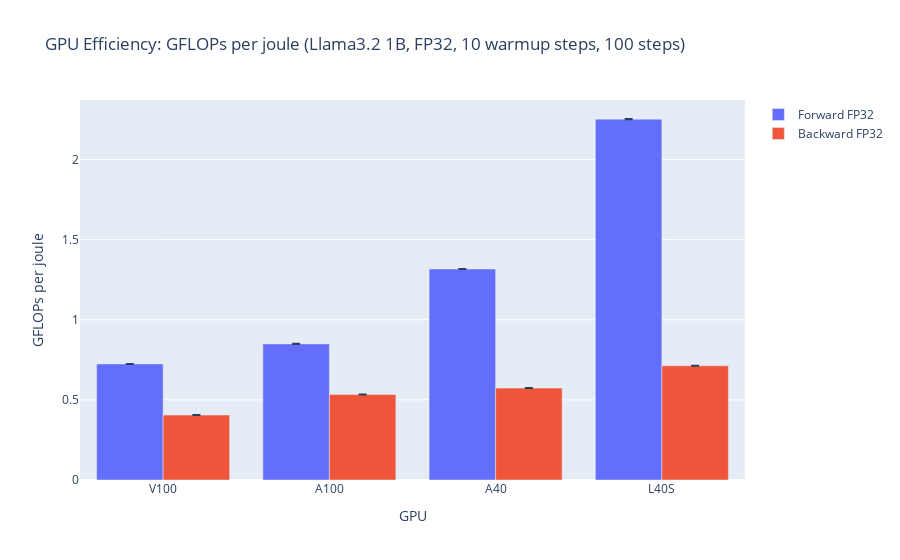

Notebook code for this chart:
### Markdown cell above
# Efficiency (GFLOPs/Joule)

### Code cell
# FP32 plot
files_fp32 = {
    "V100": "results/baseline_v100_fp32_llama3.2_1b_energy_results.jsonl",
    "A100": "results/baseline_a100-80g_fp32_llama3.2_1b_energy_results.jsonl",
    "A40":  "results/baseline_a40_fp32_llama3.2_1b_energy_results.jsonl",
    "L40S": "results/baseline_l40_fp32_llama3.2_1b_energy_results.jsonl"
}

gpus, fp32_forward, fp32_backward, fp32_fwd_err, fp32_bwd_err = get_flops_per_joule(files_fp32)
fp32_forward = [x / 1e9 for x in fp32_forward]
fp32_backward = [x / 1e9 for x in fp32_backward]
fp32_fwd_err = [x / 1e9 for x in fp32_fwd_err]
fp32_bwd_err = [x / 1e9 for x in fp32_bwd_err]

fig = go.Figure(data=[
    go.Bar(name='Forward FP32', x=gpus, y=fp32_forward,
           error_y=dict(type='data', array=fp32_fwd_err, visible=True)),
    go.Bar(name='Backward FP32', x=gpus, y=fp32_backward,
           error_y=dict(type='data', array=fp32_bwd_err, visible=True))
])
fig.update_layout(
    title="GPU Efficiency: GFLOPs per joule (Llama3.2 1B, FP32, 10 warmup steps, 100 steps)",
    xaxis_title="GPU",
    yaxis_title="GFLOPs per joule",
    barmode='group'
)
fig.show()

### Figure 1 — Plotly figure (JSON) as saved in the notebook; plotly's stock layout.template omitted (floating-point values rounded to 4 significant figures)
{"data": [{"error_y": {"array": [0.0001948, 0.0002834, 0.0002936, 0.000852], "type": "data", "visible": true}, "name": "Forward FP32", "type": "bar", "x": ["V100", "A100", "A40", "L40S"], "y": [0.7244, 0.8493, 1.317, 2.252]}, {"error_y": {"array": [1.928e-05, 8.276e-05, 1.684e-05, 3.401e-05], "type": "data", "visible": true}, "name": "Backward FP32", "type": "bar", "x": ["V100", "A100", "A40", "L40S"], "y": [0.4051, 0.534, 0.5736, 0.7127]}], "layout": {"barmode": "group", "title": {"text": "GPU Efficiency: GFLOPs per joule (Llama3.2 1B, FP32, 10 warmup steps, 100 steps)"}, "xaxis": {"title": {"text": "GPU"}}, "yaxis": {"title": {"text": "GFLOPs per joule"}}}}
